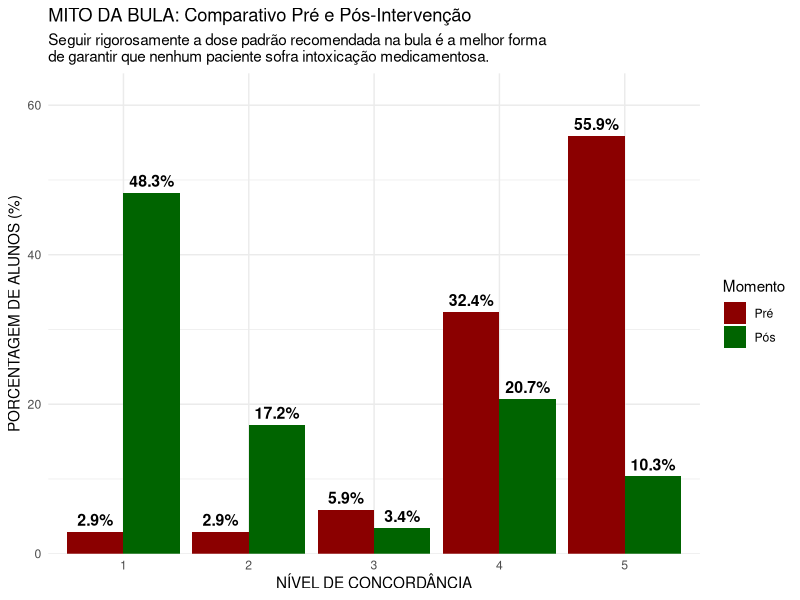
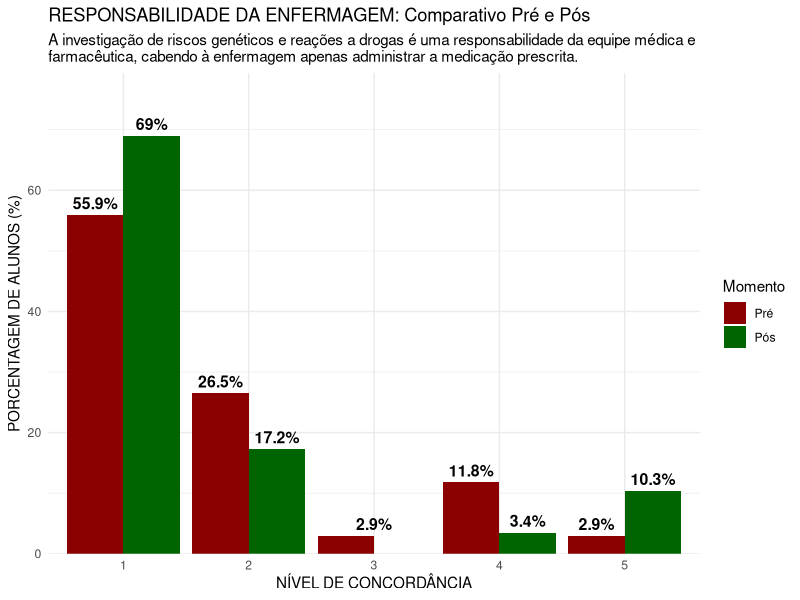
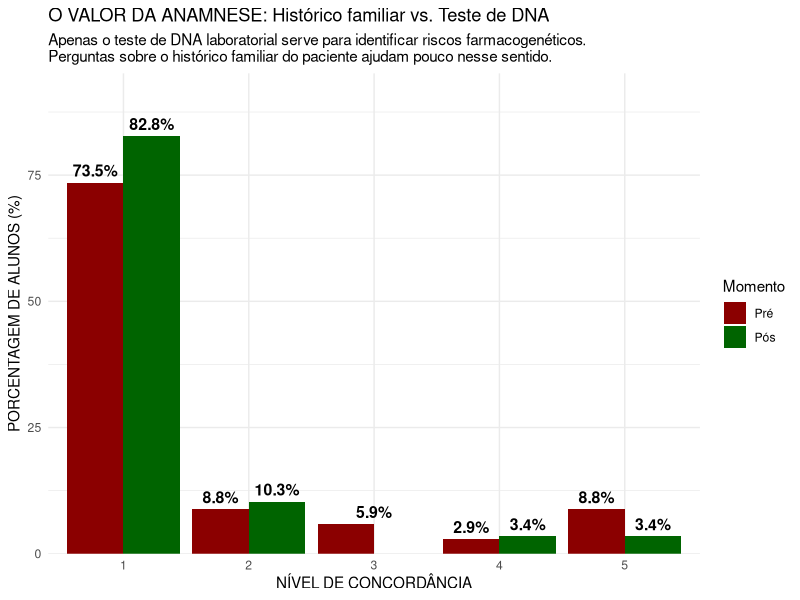
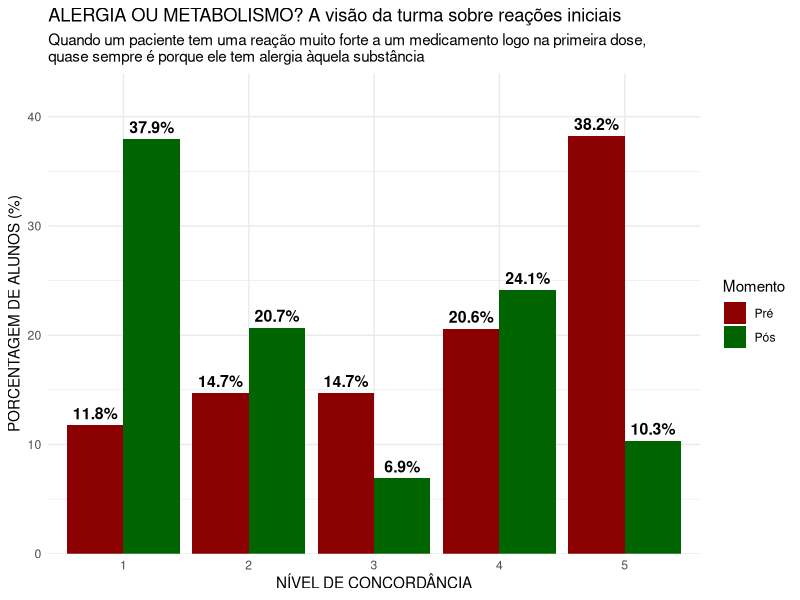
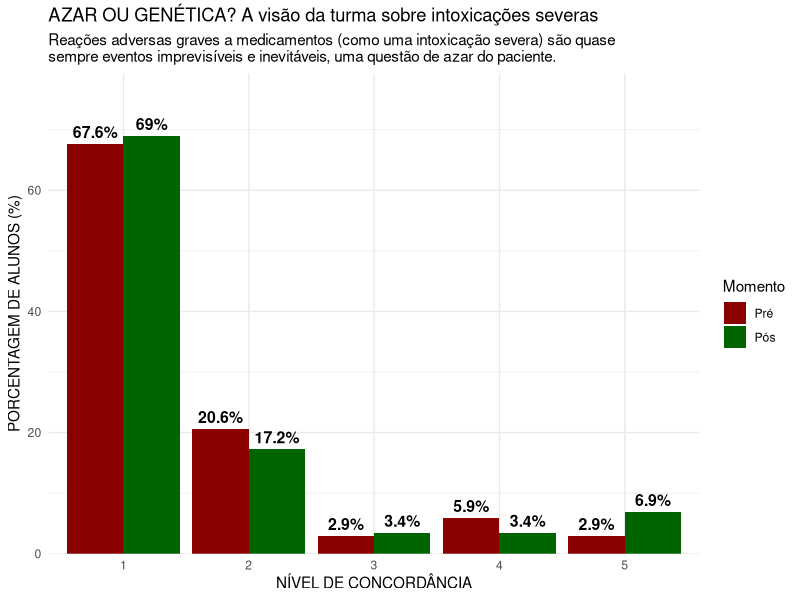
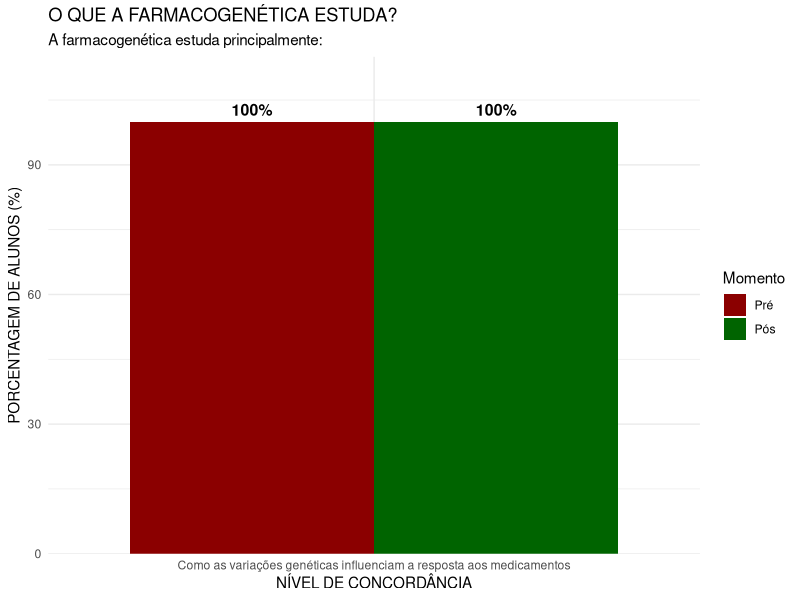
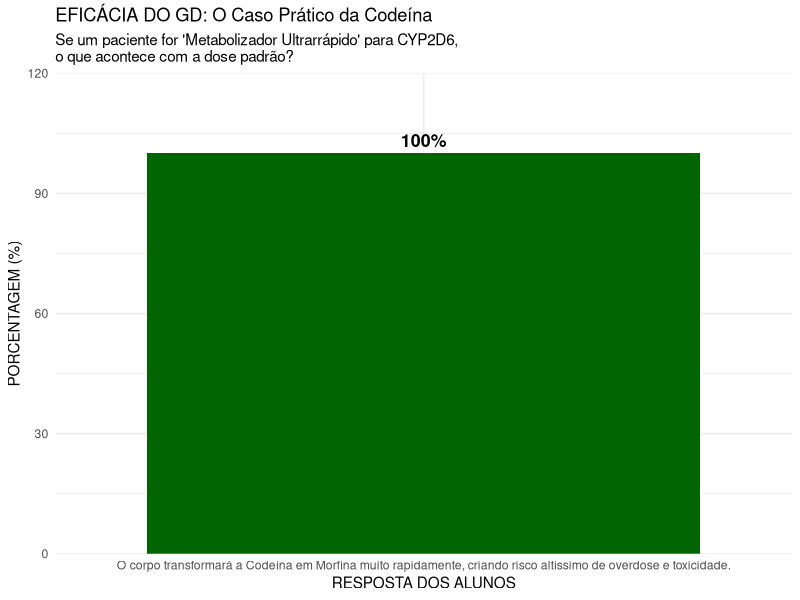
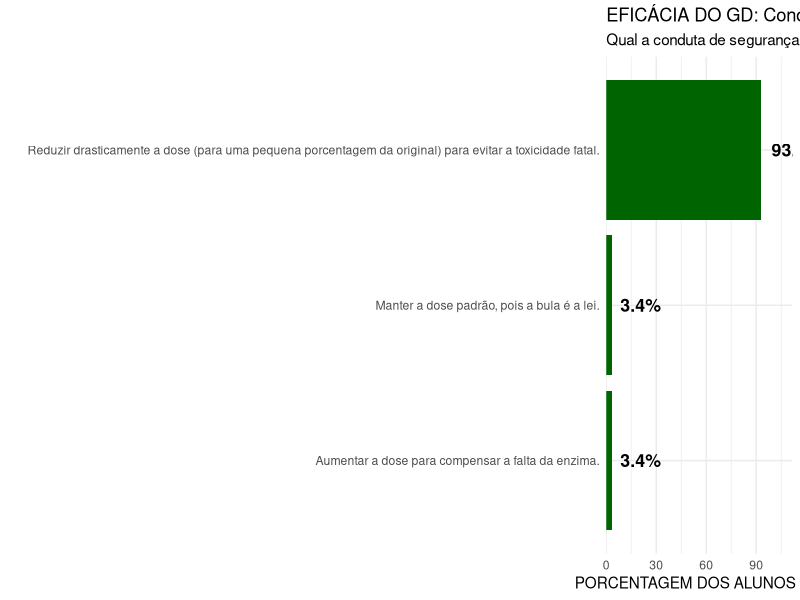

The R source for these figures, in order:
library(tidyverse)

diretorio_plots <- "plots/02_resultados_finais/"

# 1. Coletando dados dos questionários Pré e Pós-Intervenção:
dadospre_sujos <- read.csv("data/pre_enfermagem.csv")
dadospos_sujos <- read.csv("data/pos_enfermagem.csv")

# 2. Limpeza dos dados pré:
dadospre <- dadospre_sujos %>% 
  rename(
    q1_bula = 2,
    q2_medico = 3,
    q3_dna = 4,
    q4_alergia = 5,
    q5_azar = 6,
    q6_conceito = 7
  ) %>% 
  mutate(fase = "Pré") 

# 3. Limpea dos dados pós:
dadospos <- dadospos_sujos %>% 
  rename(
    q1_bula = 2,
    q2_medico = 3,
    q3_dna = 4,
    q4_alergia = 5,
    q5_azar = 6,
    q6_conceito = 7,
    # Adicionando as 3 questões novas do pós:
    q7_argumento = 8,
    q8_codeina = 9,
    q9_tpmt = 10
  ) %>% 
  mutate(fase = "Pós") 

# 4. Unindo os dois e preparando os dados da questão 1:
dados_completos <- bind_rows(dadospre, dadospos)
resumo_q1_comp <- dados_completos %>%
  mutate(fase = factor(fase, levels = c("Pré", "Pós"))) %>% 
  group_by(fase, q1_bula) %>%
  count() %>%
  group_by(fase) %>% 
  mutate(porcentagem = n / sum(n) * 100)

# 5. Gerando o Gráfico da questão 1:
ggplot(resumo_q1_comp, aes(x = as.factor(q1_bula), y = porcentagem, fill = fase)) +
  geom_col(position = position_dodge(preserve = "single")) + 
  scale_fill_manual(values = c("Pré" = "darkred", "Pós" = "darkgreen")) +
  
  theme_minimal() +
  labs(
    x = "NÍVEL DE CONCORDÂNCIA",
    y = "PORCENTAGEM DE ALUNOS (%)",
    title = "MITO DA BULA: Comparativo Pré e Pós-Intervenção",
    subtitle = "Seguir rigorosamente a dose padrão recomendada na bula é a melhor forma
de garantir que nenhum paciente sofra intoxicação medicamentosa.",
    fill = "Momento"
  ) +
  geom_text(aes(label = paste0(round(porcentagem, 1), "%")),
            position = position_dodge(width = 0.9),
            vjust = -0.5,
            size = 4,
            fontface = "bold") +
  scale_y_continuous(expand = expansion(mult = c(0, 0.15)))

ggsave(paste0(diretorio_plots, "01_mito_bula.png"), width = 8, height = 5.5, dpi = 300)

# 6. Preparando dados e gerando o Gráfico da questão 2:
resumo_q2_comp <- dados_completos %>%
  mutate(fase = factor(fase, levels = c("Pré", "Pós"))) %>% 
  group_by(fase, q2_medico) %>%
  count() %>%
  group_by(fase) %>% 
  mutate(porcentagem = n / sum(n) * 100) 

ggplot(resumo_q2_comp, aes(x = as.factor(q2_medico), y = porcentagem, fill = fase)) +
  geom_col(position = position_dodge(preserve = "single")) + 
  scale_fill_manual(values = c("Pré" = "darkred", "Pós" = "darkgreen")) +
  
  theme_minimal() +
  labs(
    x = "NÍVEL DE CONCORDÂNCIA",
    y = "PORCENTAGEM DE ALUNOS (%)",
    title = "RESPONSABILIDADE DA ENFERMAGEM: Comparativo Pré e Pós",
    subtitle = "A investigação de riscos genéticos e reações a drogas é uma responsabilidade da equipe médica e
farmacêutica, cabendo à enfermagem apenas administrar a medicação prescrita.",
    fill = "Momento"
  ) +
  geom_text(aes(label = paste0(round(porcentagem, 1), "%")),
            position = position_dodge(width = 0.9),
            vjust = -0.5,
            size = 4,
            fontface = "bold") +
  scale_y_continuous(expand = expansion(mult = c(0, 0.15)))

ggsave(paste0(diretorio_plots, "02_responsabilidade_enfermagem.png"), width = 8, height = 5.5, dpi = 300)

# 7. Preparando dados e gerando o Gráfico da questão 3:
resumo_q3_comp <- dados_completos %>%
  mutate(fase = factor(fase, levels = c("Pré", "Pós"))) %>% 
  group_by(fase, q3_dna) %>%
  count() %>%
  group_by(fase) %>% 
  mutate(porcentagem = n / sum(n) * 100) 

ggplot(resumo_q3_comp, aes(x = as.factor(q3_dna), y = porcentagem, fill = fase)) +
  geom_col(position = position_dodge(preserve = "single")) + 
  scale_fill_manual(values = c("Pré" = "darkred", "Pós" = "darkgreen")) +
  
  theme_minimal() +
  labs(
    x = "NÍVEL DE CONCORDÂNCIA",
    y = "PORCENTAGEM DE ALUNOS (%)",
    title = "O VALOR DA ANAMNESE: Histórico familiar vs. Teste de DNA",
    subtitle = "Apenas o teste de DNA laboratorial serve para identificar riscos farmacogenéticos.
Perguntas sobre o histórico familiar do paciente ajudam pouco nesse sentido.",
    fill = "Momento"
  ) +
  geom_text(aes(label = paste0(round(porcentagem, 1), "%")),
            position = position_dodge(width = 0.9),
            vjust = -0.5,
            size = 4,
            fontface = "bold") +
  scale_y_continuous(expand = expansion(mult = c(0, 0.15)))

ggsave(paste0(diretorio_plots, "03_valor_anamnese.png"), width = 8, height = 5.5, dpi = 300)

# 8. Preparando dados e gerando o Gráfico da questão 4:
resumo_q4_comp <- dados_completos %>%
  mutate(fase = factor(fase, levels = c("Pré", "Pós"))) %>% 
  group_by(fase, q4_alergia) %>%
  count() %>%
  group_by(fase) %>% 
  mutate(porcentagem = n / sum(n) * 100) 

ggplot(resumo_q4_comp, aes(x = as.factor(q4_alergia), y = porcentagem, fill = fase)) +
  geom_col(position = position_dodge(preserve = "single")) + 
  scale_fill_manual(values = c("Pré" = "darkred", "Pós" = "darkgreen")) +
  
  theme_minimal() +
  labs(
    x = "NÍVEL DE CONCORDÂNCIA",
    y = "PORCENTAGEM DE ALUNOS (%)",
    title = "ALERGIA OU METABOLISMO? A visão da turma sobre reações iniciais",
    subtitle = "Quando um paciente tem uma reação muito forte a um medicamento logo na primeira dose,
quase sempre é porque ele tem alergia àquela substância",
    fill = "Momento"
  ) +
  geom_text(aes(label = paste0(round(porcentagem, 1), "%")),
            position = position_dodge(width = 0.9),
            vjust = -0.5,
            size = 4,
            fontface = "bold") +
  scale_y_continuous(expand = expansion(mult = c(0, 0.15)))

ggsave(paste0(diretorio_plots, "04_alergia_ou_metabolismo.png"), width = 8, height = 5.5, dpi = 300)

# 9. Preparando dados e gerando o Gráfico da questão 5:
resumo_q5_comp <- dados_completos %>%
  mutate(fase = factor(fase, levels = c("Pré", "Pós"))) %>% 
  group_by(fase, q5_azar) %>%
  count() %>%
  group_by(fase) %>% 
  mutate(porcentagem = n / sum(n) * 100) 

ggplot(resumo_q5_comp, aes(x = as.factor(q5_azar), y = porcentagem, fill = fase)) +
  geom_col(position = position_dodge(preserve = "single")) + 
  scale_fill_manual(values = c("Pré" = "darkred", "Pós" = "darkgreen")) +
  
  theme_minimal() +
  labs(
    x = "NÍVEL DE CONCORDÂNCIA",
    y = "PORCENTAGEM DE ALUNOS (%)",
    title = "AZAR OU GENÉTICA? A visão da turma sobre intoxicações severas",
    subtitle = "Reações adversas graves a medicamentos (como uma intoxicação severa) são quase
sempre eventos imprevisíveis e inevitáveis, uma questão de azar do paciente.",
    fill = "Momento"
  ) +
  geom_text(aes(label = paste0(round(porcentagem, 1), "%")),
            position = position_dodge(width = 0.9),
            vjust = -0.5,
            size = 4,
            fontface = "bold") +
  scale_y_continuous(expand = expansion(mult = c(0, 0.15)))

ggsave(paste0(diretorio_plots, "05_azar_ou_genetica.png"), width = 8, height = 5.5, dpi = 300)

# 10. Preparando dados e gerando o Gráfico da questão 6:
resumo_q6_comp <- dados_completos %>%
  mutate(fase = factor(fase, levels = c("Pré", "Pós"))) %>% 
  group_by(fase, q6_conceito) %>%
  count() %>%
  group_by(fase) %>% 
  mutate(porcentagem = n / sum(n) * 100) 

ggplot(resumo_q6_comp, aes(x = as.factor(q6_conceito), y = porcentagem, fill = fase)) +
  geom_col(position = position_dodge(preserve = "single")) + 
  scale_fill_manual(values = c("Pré" = "darkred", "Pós" = "darkgreen")) +
  
  theme_minimal() +
  labs(
    x = "NÍVEL DE CONCORDÂNCIA",
    y = "PORCENTAGEM DE ALUNOS (%)",
    title = "O QUE A FARMACOGENÉTICA ESTUDA?",
    subtitle = "A farmacogenética estuda principalmente:",
    fill = "Momento"
  ) +
  geom_text(aes(label = paste0(round(porcentagem, 1), "%")),
            position = position_dodge(width = 0.9),
            vjust = -0.5,
            size = 4,
            fontface = "bold") +
  scale_y_continuous(expand = expansion(mult = c(0, 0.15)))

ggsave(paste0(diretorio_plots, "06_escopo_estudo.png"), width = 9, height = 6, dpi = 300)

# 11. Gráficos para questões exclusívas do formulário Pós:

# 11.1: Questão da codeína:

resumo_q8_pos <- dadospos %>%
  count(q8_codeina) %>%
  mutate(porcentagem = n / sum(n) * 100)

ggplot(resumo_q8_pos, aes(x = as.factor(q8_codeina), y = porcentagem)) +
  geom_col(fill = "darkgreen") + 
  theme_minimal() +
  labs(
    x = "RESPOSTA DOS ALUNOS",
    y = "PORCENTAGEM (%)",
    title = "EFICÁCIA DO GD: O Caso Prático da Codeína",
    subtitle = "Se um paciente for 'Metabolizador Ultrarrápido' para CYP2D6,
o que acontece com a dose padrão?"
  ) +
  geom_text(aes(label = paste0(round(porcentagem, 1), "%")),
            vjust = -0.5,
            size = 4.5,
            fontface = "bold") +
  scale_y_continuous(expand = expansion(mult = c(0, 0.2))) 

ggsave(paste0(diretorio_plots, "07_pos_caso_codeina.png"), width = 8, height = 5, dpi = 300)

# 11.2: Questão da TPMT:
resumo_q9_pos <- dadospos %>%
  count(q9_tpmt) %>%
  mutate(porcentagem = n / sum(n) * 100)

ggplot(resumo_q9_pos, aes(x = as.factor(q9_tpmt), y = porcentagem)) +
  geom_col(fill = "darkgreen") + 
  theme_minimal() +
  labs(
    x = "", 
    y = "PORCENTAGEM DOS ALUNOS (%)",
    title = "EFICÁCIA DO GD: Conduta Clínica na Leucemia (TPMT)",
    subtitle = "Qual a conduta de segurança correta para pacientes com deficiência de TPMT?"
  ) +
  geom_text(aes(label = paste0(round(porcentagem, 1), "%")), 
            hjust = -0.2, 
            size = 4.5, 
            fontface = "bold") +
  scale_y_continuous(expand = expansion(mult = c(0, 0.2))) +
  coord_flip()

ggsave(paste0(diretorio_plots, "08_pos_caso_tpmt.png"), width = 9, height = 5, dpi = 300)
